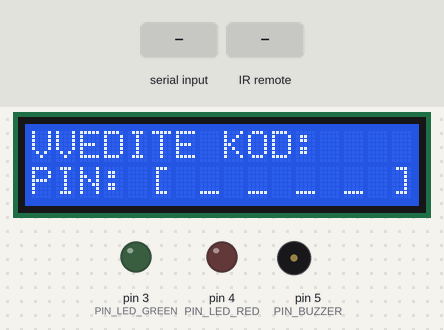
Bench run of a sketch on a simulated Arduino Uno, built with avr-gcc and run on an emulated ATmega328P. Parts: 16×2 character LCD, output pins drawn as LEDs (lit = HIGH), buzzer (waves = sounding). Inputs (shaded band) come from the test bench. What the sketch prints to the serial monitor is not drawn.

Above: at 2.5 s.
2.6 s: "UNLOCK\n" received over Serial
At 3.4 s:
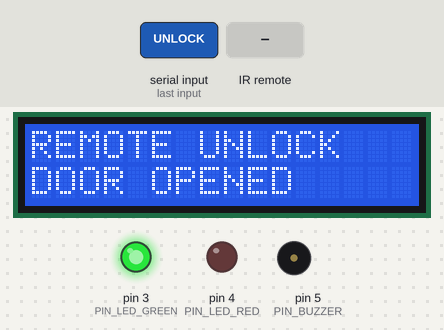
5.6 s: infrared code 0x68 received
At 6.3 s:
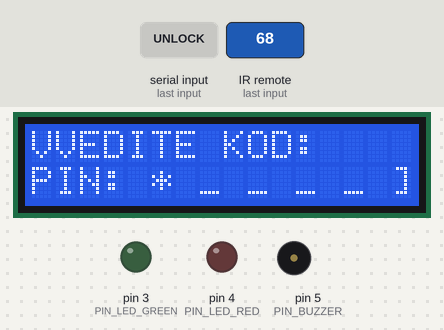
7.1 s: infrared code 0x30 received
At 7.4 s:
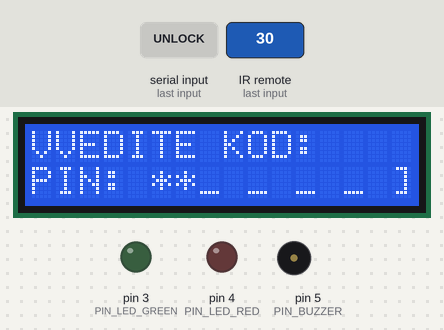
8.6 s: infrared code 0x18 received
At 9.8 s:
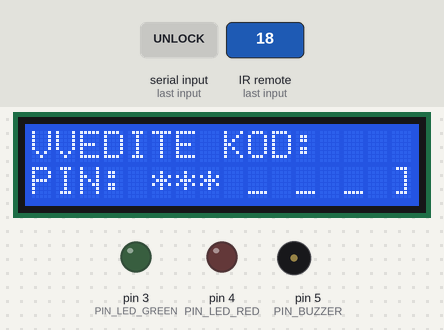
10.1 s: infrared code 0x7A received
At 11.7 s:
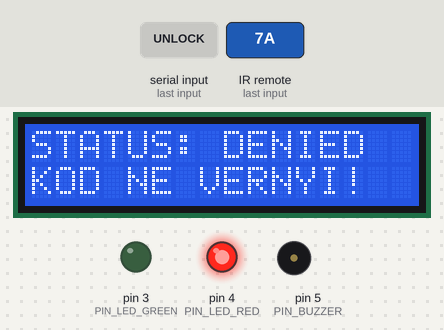
13.1 s: infrared code 0x10 received
At 14.4 s:
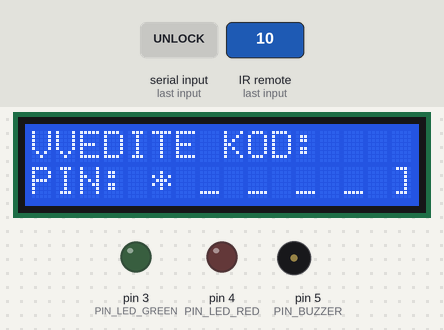
Timing chart, 0 to 15.6 s (numbered marks = the images above; inputs shaded):
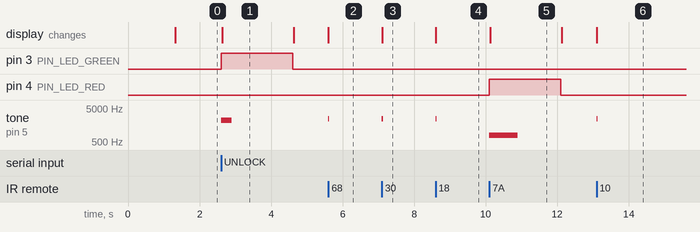

The sketch:

Project5_CodeLock.ino
```cpp
#include <Wire.h>
#include <LiquidCrystal_I2C.h>
#include <IRremote.h>

// ========================================================
// Проект 5: Кодовый замок с ИК-пультом (СКУД)
// Курсовой проект для специальности 09.02.01 (Wokwi Backend)
// ========================================================

LiquidCrystal_I2C lcd(0x27, 16, 2);

// Назначение пинов
const int PIN_IR         = 2; // ИК-приемник TSOP (DAT)
const int PIN_LED_GREEN  = 3; // Зеленый светодиод (Доступ разрешен)
const int PIN_LED_RED    = 4; // Красный светодиод (Доступ запрещен)
const int PIN_BUZZER     = 5; // Пьезо-зуммер

// Пароль по умолчанию (из задания)
String secretCode = "1234";
String inputCode  = "";

// Таймеры для сброса экрана
unsigned long resultShowTime = 0;
bool showingResult = false;

void resetInputScreen();
char mapIrCommand(uint32_t cmd);

void setup() {
  Serial.begin(9600);

  // Инициализация ИК-приемника
  IrReceiver.begin(PIN_IR, false);

  pinMode(PIN_LED_GREEN, OUTPUT);
  pinMode(PIN_LED_RED,   OUTPUT);
  pinMode(PIN_BUZZER,    OUTPUT);

  digitalWrite(PIN_LED_GREEN, LOW);
  digitalWrite(PIN_LED_RED,   LOW);
  noTone(PIN_BUZZER);

  lcd.init();
  lcd.backlight();
  lcd.clear();
  lcd.setCursor(2, 0);
  lcd.print("ACCESS CONTROL");
  lcd.setCursor(3, 1);
  lcd.print("SYSTEM v1.0");
  delay(1200);
  lcd.clear();

  resetInputScreen();
}

void loop() {
  unsigned long now = millis();

  // 1. Автоматический сброс после показа результата (через 2 секунды)
  if (showingResult && (now - resultShowTime >= 2000)) {
    showingResult = false;
    resetInputScreen();
  }

  // 2. Прием сигналов с ИК-пульта
  if (!showingResult && IrReceiver.decode()) {
    uint32_t cmd = IrReceiver.decodedIRData.command;
    char key = mapIrCommand(cmd);

    if (key >= '0' && key <= '9') {
      tone(PIN_BUZZER, 2400, 30); // Щелчок при нажатии
      inputCode += key;

      // Обновляем звездочки на экране
      lcd.setCursor(5 + (inputCode.length() - 1), 1);
      lcd.print("*");

      // Проверка при наборе 4 цифр
      if (inputCode.length() >= 4) {
        showingResult = true;
        resultShowTime = now;

        if (inputCode == secretCode) {
          // УСПЕХ: Код верный
          digitalWrite(PIN_LED_GREEN, HIGH);
          digitalWrite(PIN_LED_RED,   LOW);
          tone(PIN_BUZZER, 2000, 200);

          lcd.setCursor(0, 0);
          lcd.print("STATUS: GRANTED ");
          lcd.setCursor(0, 1);
          lcd.print("KOD VERNYI!     ");

          // Отправка в COM-порт для журнала Java
          Serial.print("EVENT:AUTH_OK;CODE:");
          Serial.print(inputCode);
          Serial.println(";STATUS:GRANTED");
        } else {
          // ОШИБКА: Код неверный
          digitalWrite(PIN_LED_GREEN, LOW);
          digitalWrite(PIN_LED_RED,   HIGH);
          tone(PIN_BUZZER, 800, 800);

          lcd.setCursor(0, 0);
          lcd.print("STATUS: DENIED  ");
          lcd.setCursor(0, 1);
          lcd.print("KOD NE VERNYI!  ");

          // Отправка в COM-порт для журнала Java
          Serial.print("EVENT:AUTH_FAIL;CODE:");
          Serial.print(inputCode);
          Serial.println(";STATUS:DENIED");
        }
      }
    } else if (key == 'C') {
      // Кнопка [C] на пульте — сброс набора
      resetInputScreen();
    }

    IrReceiver.resume(); // Готовность к следующему сигналу
  }

  // 3. Прием команд управления от Java приложения (удаленный доступ)
  if (Serial.available() > 0) {
    String cmd = Serial.readStringUntil('\n');
    cmd.trim();

    if (cmd == "UNLOCK" || cmd == "CMD:UNLOCK") {
      showingResult = true;
      resultShowTime = now;
      digitalWrite(PIN_LED_GREEN, HIGH);
      digitalWrite(PIN_LED_RED,   LOW);
      tone(PIN_BUZZER, 2200, 300);

      lcd.setCursor(0, 0);
      lcd.print("REMOTE UNLOCK   ");
      lcd.setCursor(0, 1);
      lcd.print("DOOR OPENED     ");

      Serial.println("EVENT:REMOTE_UNLOCK;STATUS:GRANTED");
    } else if (cmd.startsWith("SET_CODE:")) {
      String newCode = cmd.substring(9);
      if (newCode.length() == 4) {
        secretCode = newCode;
        Serial.print("ACK:NEW_CODE_SET=");
        Serial.println(secretCode);
      }
    } else if (cmd == "STATUS") {
      Serial.print("SYSTEM:READY;DOOR:LOCKED;CODE_LEN:4\n");
    }
  }
}

// Сброс экрана к начальному вводу
void resetInputScreen() {
  inputCode = "";
  digitalWrite(PIN_LED_GREEN, LOW);
  digitalWrite(PIN_LED_RED,   LOW);
  noTone(PIN_BUZZER);

  lcd.setCursor(0, 0);
  lcd.print("VVEDITE KOD:    ");
  lcd.setCursor(0, 1);
  lcd.print("PIN: [ _ _ _ _ ]");
}

// Преобразование кодов кнопок Wokwi IR Remote
char mapIrCommand(uint32_t cmd) {
  switch (cmd) {
    case 104: return '0';
    case 48:  return '1';
    case 24:  return '2';
    case 122: return '3';
    case 16:  return '4';
    case 56:  return '5';
    case 90:  return '6';
    case 66:  return '7';
    case 74:  return '8';
    case 82:  return '9';
    case 176: return 'C'; // Clear
    default:  return 0;
  }
}
```

Measured:
- after the input at 2.6 s, pin 3 (PIN_LED_GREEN): LOW → HIGH at once, → LOW 2.0 s later; tone on pin 5 (PIN_BUZZER): silent → 2200 Hz at once, → silent 0.30 s later; the display: changes at once (image 1)
- after the input at 5.6 s, tone on pin 5 (PIN_BUZZER): silent → 2400 Hz at once, → silent 0.03 s later; the display: changes at once (image 2)
- after the input at 7.1 s, tone on pin 5 (PIN_BUZZER): silent → 2400 Hz at once, → silent 0.03 s later; the display: changes at once (image 3)
- after the input at 8.6 s, tone on pin 5 (PIN_BUZZER): silent → 2400 Hz at once, → silent 0.03 s later; the display: changes at once (image 4)
- after the input at 10.1 s, pin 4 (PIN_LED_RED): LOW → HIGH at once, → LOW 2.0 s later; tone on pin 5 (PIN_BUZZER): silent → 800 Hz at once, → silent 0.80 s later; the display: changes at once (image 5)
- after the input at 13.1 s, tone on pin 5 (PIN_BUZZER): silent → 2400 Hz at once, → silent 0.03 s later; the display: changes at once (image 6)
- what the display in image 1 shows lasts 2.0 s, from 2.6 s to 4.6 s
